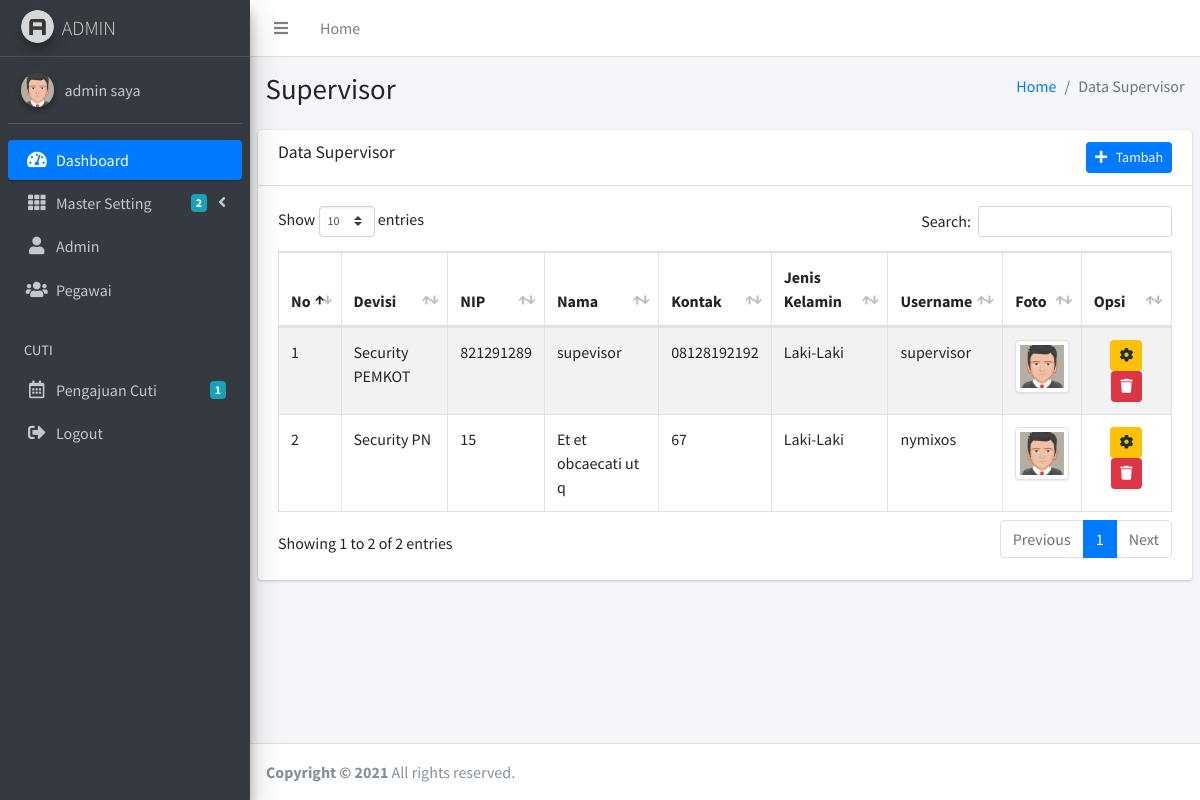
/admin/supervisor.php (signed in), run on the app's committed database.
### tables this page shows
CREATE TABLE `tbl_supervisor` (
  `supervisor_id` int(11) NOT NULL,
  `supervisor_devisi` int(11) NOT NULL,
  `supervisor_nip` int(11) NOT NULL,
  `supervisor_nama` varchar(50) NOT NULL,
  `supervisor_kelamin` varchar(20) NOT NULL,
  `supervisor_kontak` varchar(15) NOT NULL,
  `supervisor_alamat` varchar(100) NOT NULL,
  `supervisor_username` varchar(50) NOT NULL,
  `supervisor_password` varchar(100) NOT NULL,
  `supervisor_foto` varchar(100) NOT NULL,
  `supervisor_tanda_tangan` varchar(255) DEFAULT NULL
);

CREATE TABLE `tbl_devisi` (
  `devisi_id` int(11) NOT NULL,
  `devisi_nama` varchar(100) NOT NULL
);

### admin/supervisor.php (the view, shortened to what this page needs)
<?php include 'header.php'; ?>
<div class="content-wrapper">
	<section class="content-header">
		<div class="container-fluid">
			<div class="row mb-2">
				<div class="col-sm-6">
					<h1>Supervisor</h1>
				</div>
				<div class="col-sm-6">
					<ol class="breadcrumb float-sm-right">
						<li class="breadcrumb-item"><a href="index.php">Home</a></li>
						<li class="breadcrumb-item active">Data Supervisor</li>
					</ol>
				</div>
			</div>
		</div>
	</section>
	<section class="content">
		<div class="row">
			<div class="col-12">
				<div class="card">
					<div class="card-header">
						<h3 class="card-title">Data Supervisor</h3>
						<div class="float-right">
							<a href="supervisor_tambah.php" class="btn btn-sm btn-primary"><i class="fa fa-plus"></i> &nbsp Tambah</a>
						</div>
					</div>
					<div class="card-body">
						<table id="example1" class="table table-bordered table-striped">
							<thead>
								<tr>
									<th width="1%">No</th>
									<th>Devisi</th>
									<th>NIP</th>
									<th>Nama</th>
									<th>Kontak</th>
									<th>Jenis Kelamin</th>
									<th>Username</th>
									<th>Foto</th>
									<th width="10%">Opsi</th>
								</tr>
							</thead>
							<tbody>
								<?php
								$no=1;
								$data = mysqli_query($koneksi,"select * from tbl_supervisor, tbl_devisi where supervisor_devisi=devisi_id");
								while($d = mysqli_fetch_array($data)){
									?>
									<tr>
										<td><?php echo $no++; ?></td>
										<td><?php echo $d['devisi_nama'] ?></td>
										<td><?php echo $d['supervisor_nip'] ?></td>
										<td><?php echo $d['supervisor_nama'] ?></td>
										<td><?php echo $d['supervisor_kontak'] ?></td>
										<td><?php echo $d['supervisor_kelamin'] ?></td>
										<td><?php echo $d['supervisor_username'] ?></td>
										<td>
											<?php
											if($d['supervisor_foto']=="supervisor_foto.png"){
												?>
												<img
												src="../dist/img/supervisor_foto.png" class="img-thumbnail" alt="Cinque Terre" width="60px" height="40px">
												<?php
											}else{
												?>
												<img src="../gambar/user/<?php echo $d['supervisor_foto'] ?>" class="img-thumbnail" alt="Cinque Terre" width="60px" height="40px">
												<?php
											}
											?>
										</td>
										<td>
											<center>
												<a href="supervisor_edit.php?id=<?php echo $d['supervisor_id'] ?>" class="btn btn-sm btn-warning"><i class="fas fa-cog"></i></a>
												<button type="button" class="btn btn-danger btn-sm btn-icon" data-toggle="modal" data-target="#hapus_supervisor_<?php echo $d['supervisor_id'] ?>">
													<i class="fas fa-trash"></i>
												</button>
											</center>
										</td>
									</tr>
									<?php
								}
								?>
						</table>
					</div>
				</div>
			</div>
		</div>
	</section>
</div>
<?php include 'footer.php'; ?>

### admin/header.php (shortened to what this page needs)
<!DOCTYPE html>
<html>
<head>
  <link rel="stylesheet" href="../plugins/fontawesome-free/css/all.min.css">
  <link rel="stylesheet" href="https://code.ionicframework.com/ionicons/2.0.1/css/ionicons.min.css">
  <link rel="stylesheet" href="../plugins/tempusdominus-bootstrap-4/css/tempusdominus-bootstrap-4.min.css">
  <link rel="stylesheet" href="../plugins/icheck-bootstrap/icheck-bootstrap.min.css">
  <link rel="stylesheet" href="../plugins/jqvmap/jqvmap.min.css">
  <link rel="stylesheet" href="../plugins/datatables-bs4/css/dataTables.bootstrap4.css">
  <link rel="stylesheet" href="../dist/css/adminlte.min.css">
  <link rel="stylesheet" href="../plugins/overlayScrollbars/css/OverlayScrollbars.min.css">
  <link rel="stylesheet" href="../plugins/daterangepicker/daterangepicker.css">
  <link rel="stylesheet" href="../plugins/summernote/summernote-bs4.css">
</head>
  <?php include '../koneksi.php'; ?>
<body class="hold-transition sidebar-mini layout-fixed">
<div class="wrapper">
  <nav class="main-header navbar navbar-expand navbar-white navbar-light">
    <ul class="navbar-nav">
      <li class="nav-item">
        <a class="nav-link" data-widget="pushmenu" href="#"><i class="fas fa-bars"></i></a>
      </li>
      <li class="nav-item d-none d-sm-inline-block">
        <a href="index.php" class="nav-link">Home</a>
      </li>
    </ul>
  </nav>
  <aside class="main-sidebar sidebar-dark-primary elevation-4">
    <a href="index.php" class="brand-link">
      <img src="../dist/img/AdminLTELogo.png" alt="AdminLTE Logo" class="brand-image img-circle elevation-3"
           style="opacity: .8">
      <span class="brand-text font-weight-light">ADMIN</span>
    </a>
    <?php
    $saya = $_SESSION['id'];
    $data = mysqli_query($koneksi,"select * from tbl_admin where admin_id='$saya'");
    $d = mysqli_fetch_assoc($data);
    ?>
    <div class="sidebar">
      <div class="user-panel mt-3 pb-3 mb-3 d-flex">
        <div class="image">
          <?php
          if($d['admin_foto']=="admin_foto.png"){
            ?>
            <img src="../dist/img/admin_foto.png" class="img-circle elevation-2" alt="User Image">
            <?php
          }else{
            ?>
            <img src="../gambar/user/<?php echo $d['admin_foto'] ?>" class="img-circle elevation-2" alt="User Image">
            <?php
          }
          ?>
        </div>
        <div class="info">
          <a href="index.php" class="d-block"><?php echo $d['admin_nama'] ?></a>
        </div>
      </div>
      <nav class="mt-2">
        <ul class="nav nav-pills nav-sidebar flex-column" data-widget="treeview" role="menu" data-accordion="false">
          <li class="nav-item has-treeview menu-open">
            <a href="index.php" class="nav-link active">
              <i class="nav-icon fas fa-tachometer-alt"></i>
              <p>
                Dashboard
              </p>
            </a>
          </li>
          <li class="nav-item has-treeview">
            <a href="#" class="nav-link">
              <i class="nav-icon fas fa-th"></i>
              <p>
                Master Setting
                <i class="fas fa-angle-left right"></i>
                <span class="badge badge-info right">2</span>
              </p>
            </a>
          </li>
          <li class="nav-item has-treeview">
          <a href="admin.php" class="nav-link">
            <i class="nav-icon fas fa-user"></i>
              <p>
                Admin
              </p>
          </a>
          </li>
          <li class="nav-item has-treeview">
          <a href="karyawan.php" class="nav-link">
            <i class="nav-icon fas fa-users"></i>
              <p>
                Pegawai
              </p>
          </a>
          </li>
          <li class="nav-header">CUTI</li>
          <li class="nav-item">
            <a href="cuti.php" class="nav-link">
              <i class="nav-icon far fa-calendar-alt"></i>
              <p>
                 <?php
                $cuti = mysqli_query($koneksi,"select * from tbl_cuti");
                $ct = mysqli_num_rows($cuti);
                ?>
                Pengajuan Cuti
                <span class="badge badge-info right"><?php echo $ct ?></span>
              </p>
            </a>
          </li>
           <li class="nav-item">
            <a href="logout.php" class="nav-link">
              <i class="nav-icon fas fa-sign-out-alt"></i>
              <p>
                Logout
              </p>
            </a>
          </li>
        </ul>
      </nav>
    </div>
  </aside>

### data on the page
tbl_supervisor: tbl_devisi.devisi_nama "Security PEMKOT", supervisor_nip "821291289", supervisor_nama "supevisor", supervisor_kontak "08128192192", supervisor_kelamin "Laki-Laki", supervisor_username "supervisor"
tbl_supervisor: tbl_devisi.devisi_nama "Security PN", supervisor_nip "15", supervisor_nama "Et et obcaecati ut q", supervisor_kontak "67", supervisor_kelamin "Laki-Laki", supervisor_username "nymixos"

### other printed values
$d['admin_nama'] "admin saya"
$ct "1"
